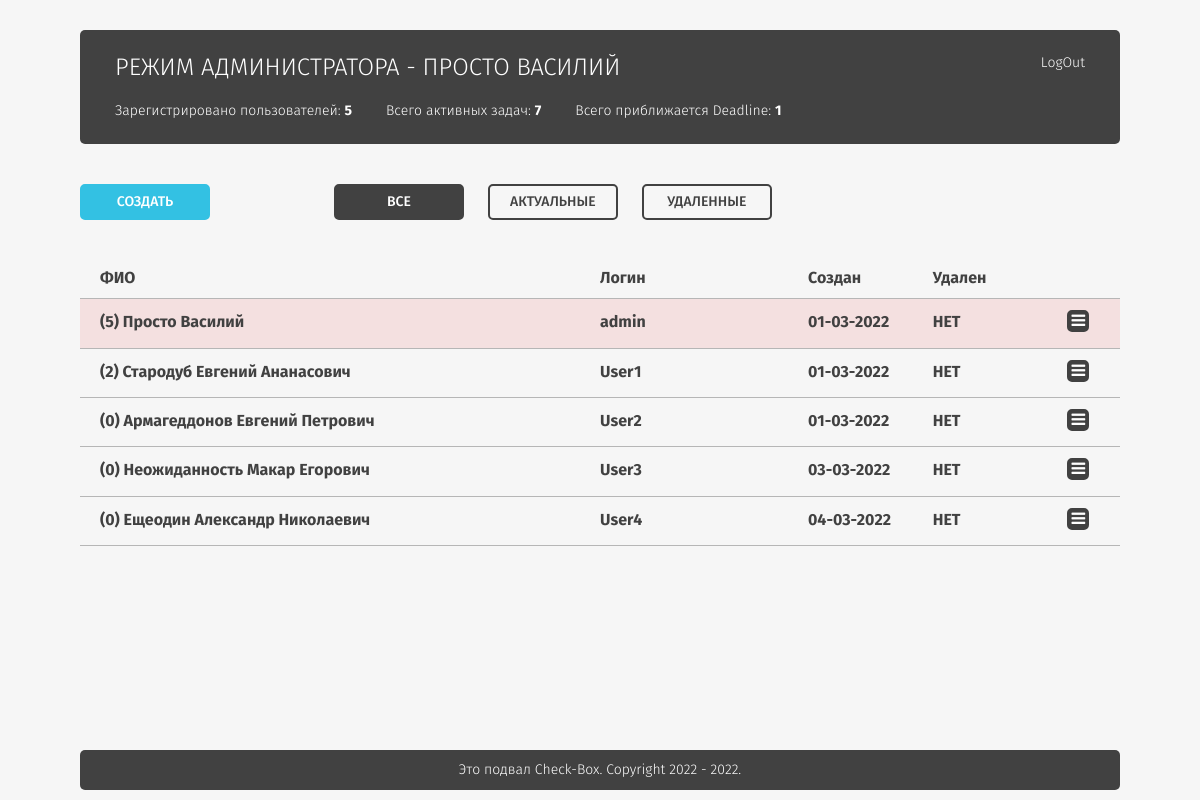
Screenshot of /admin/adminusers.php (signed in) with the database file from the repository.
### tables this page shows
CREATE TABLE `users` (
  `id` int(11) NOT NULL,
  `login` varchar(50) NOT NULL,
  `pw` varchar(255) NOT NULL,
  `uname` varchar(50) NOT NULL,
  `adm` tinyint(1) NOT NULL DEFAULT '0',
  `daytime` int(11) NOT NULL COMMENT 'Date of user create',
  `deleted` tinyint(1) NOT NULL DEFAULT '0'
);

### inc/lib.inc.php (called while the page is built, shortened)
<?php
function settingsInit()
{
    if (!isset($_COOKIE['settings'])) {
        $settings = [
            'id' => uniqid(),
            'filterUsers' => 'all',
            'orderByUsers' => 'daytime',
            'filterTasks' => 'all',
            'orderByTasks' => 'daytime',
        ];
        saveSettings();
    } else {
        $settings = unserialize(base64_decode($_COOKIE['settings']));
    }
}
function selectAllUsers($filter = 'all', $orderByUsers = 'daytime')
{
    $str = "ORDER BY $orderByUsers";
    switch ($filter) {
        case 'all':
            $sql = "SELECT id, uname, login, daytime, deleted, adm FROM users $str ASC";
            break;
    }
    if (!$result = mysqli_query($GLOBALS['link'], $sql))
        return false;
    $items = mysqli_fetch_all($result, MYSQLI_ASSOC);
    return $items;
}
function tasksCount($uid)
{
    $sql = "SELECT COUNT(*) FROM tasks WHERE uid = $uid AND checked != 1 AND deleted != 1";
    if (!$result = mysqli_query($GLOBALS['link'], $sql))
        return '0';
    $count = mysqli_fetch_row($result);
    return $count[0];
}

### admin/inc/userstable.inc.php (the view, shortened to what this page needs)
<div class="checktable">
    <ul class="checktable__table">
        <li class="checktable__head">
            <div class="checktable__check usertable-fio"><a class="checktable__link" href="inc/orderByUsers.inc.php?orderByUsers=uname&ref=<?= $_SERVER['REQUEST_URI'] ?>">ФИО</a></div>
            <div class="checktable__task usertable-login"><a class="checktable__link" href="inc/orderByUsers.inc.php?orderByUsers=login&ref=<?= $_SERVER['REQUEST_URI'] ?>">Логин</a></div>
            <div class="checktable__create usertable-create"><a class="checktable__link" href="inc/orderByUsers.inc.php?orderByUsers=daytime&ref=<?= $_SERVER['REQUEST_URI'] ?>">Создан</a></div>
            <div class="checktable__deadline usertable-deleted">Удален</div>
        </li>
        <?php
        foreach ($allUsers as $item) {
            if ($item['deleted'] == true) $deletedUser = "checktable__row-deleted";
            else $deletedUser = '';
            if ($item['adm'] == true) $admUser = "checktable__row-red";
            else $admUser = '';
        ?>
            <li class="checktable__row <?php
                                        echo $admUser;
                                        echo $deletedUser;
                                        ?>">
                <div class="checktable__check usertable-fio">
                    <div class="checktable__title">
                        <a href="inc/editableUser.inc.php?id=<?= $item['id'] ?>&uname=<?= $item['uname'] ?>" class="checktable__link"><?php echo "(" . tasksCount($item['id']) . ") " . $item['uname'] ?>
                        </a>
                    </div>
                </div>
                <div class="checktable__task usertable-login">
                    <?= $item['login'] ?>
                </div>
                <div class="checktable__create usertable-create"><?= date('d-m-Y', $item['daytime']) ?></div>
                <div class="checktable__deadline usertable-deleted"><?php ($item['deleted'] == true) ? print('ДА') : print('НЕТ') ?></div>
                <div class="checktable__func">
                    <div class="hamburger">
                        <a href="#" class="hamburger__link">
                            <i class="fa fa-bars" aria-hidden="true"></i>
                        </a>
                    </div>
                </div>
            </li>
        <?php
        }
        ?>
    </ul>
</div>

### css/main.css (style rules this page uses)
html { line-height: 1.15; -webkit-text-size-adjust: 100%; }
body { margin: 0; }
a { background-color: transparent; }
* { -webkit-box-sizing: border-box; box-sizing: border-box; padding: 0; margin: 0; }
html { font-size: 14px; color: #414141; }
body, html { width: 100%; height: 100%; }
body { -webkit-font-smoothing: antialiased; background: #f6f6f6; font-family: "fira_sanslight"; }
li { list-style: none; }
ul { padding: 0; margin: 0; }
.fa { display: inline-block; font: normal normal normal 14px/1 FontAwesome; font-size: inherit; text-rendering: auto; -webkit-font-smoothing: antialiased; -moz-osx-font-smoothing: grayscale; }
.fa-navicon:before, .fa-reorder:before, .fa-bars:before { content: "\f0c9"; }
.checktable { margin: 0px 30px 40px; }
.checktable__table { font-size: 0px; }
.checktable__head { font-family: "fira_sansbold"; border-bottom: 1px solid #b6b6b6; padding: 10px 0px; }
.checktable__check { display: inline-block; vertical-align: top; text-align: center; font-size: 16px; width: 8%; min-width: 40px; }
.checktable__task { display: inline-block; vertical-align: top; text-align: left; font-size: 16px; width: 60%; min-width: 300px; text-decoration: none; }
.checktable__create { display: inline-block; vertical-align: top; text-align: left; font-size: 16px; width: 12%; min-width: 50px; text-decoration: none; }
.checktable__deadline { display: inline-block; vertical-align: top; text-align: left; font-size: 16px; width: 12%; min-width: 50px; }
.checktable__func { display: inline-block; vertical-align: top; text-align: center; font-size: 16px; width: 8%; min-width: 40px; position: relative; }
.checktable__row { font-family: "fira_sansbold"; -webkit-transition: all 0.1s; transition: all 0.1s; padding: 15px 0px; border-bottom: 1px solid #b6b6b6; }
.checktable__row-red { background-color: #e85f6125; }
.checktable__link { text-decoration: none; color: #414141; -webkit-transition: all 0.1s; transition: all 0.1s; }
.checktable__title { text-decoration: none; }
.hamburger { margin-top: -4px; }
.hamburger__link { display: inline-block; text-decoration: none; text-align: center; color: #ffffff; background-color: #414141; width: 22px; height: 22px; border: 2px solid #414141; border-radius: 5px; -webkit-transition: all 0.1s; transition: all 0.1s; }
.usertable-fio { width: 50%; text-align: left; padding-left: 20px; min-width: 300px; }
.usertable-login { width: 20%; min-width: 100px; }
.usertable-create { width: 12%; min-width: 50px; }
.usertable-deleted { width: 10%; min-width: 50px; }

### rows the page displays
users: id "5", uname "Просто Василий", login "admin", daytime "01-03-2022"
users: id "2", uname "Стародуб Евгений Ананасович", login "User1", daytime "01-03-2022"
users: id "0", uname "Армагеддонов Евгений Петрович", login "User2", daytime "01-03-2022"
users: id "0", uname "Неожиданность Макар Егорович", login "User3", daytime "03-03-2022"
users: id "0", uname "Ещеодин Александр Николаевич", login "User4", daytime "04-03-2022"

### other values shown
$_SESSION['currentuser'] "ПРОСТО ВАСИЛИЙ"
usersCount() "5"
tasksCountAll() "7"
deadlineCountAll() "1"
